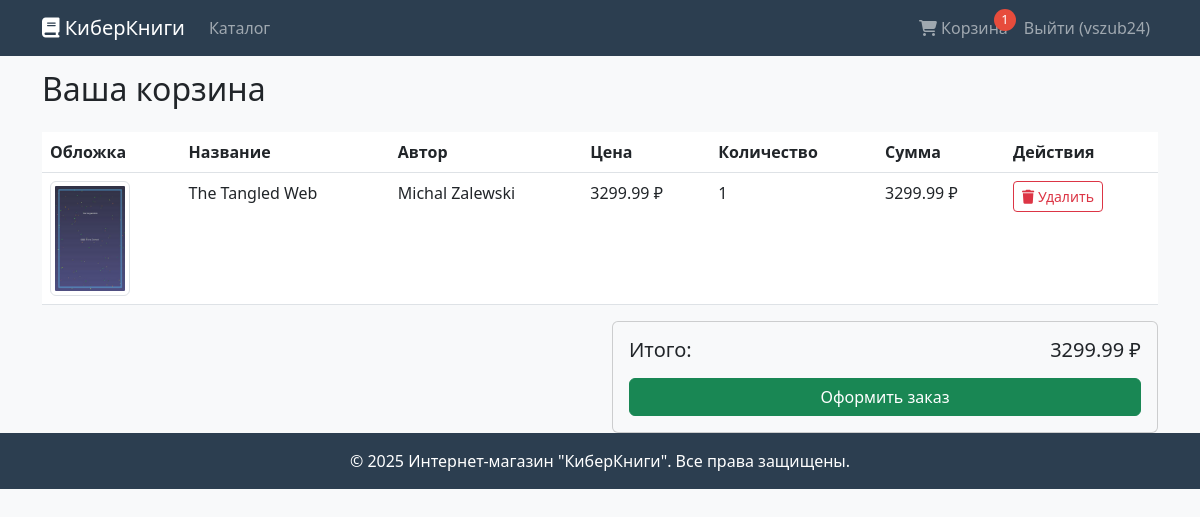
Page /cart (signed in) on the committed database.
### tables this page shows
CREATE TABLE cart (
            id INTEGER PRIMARY KEY AUTOINCREMENT,
            user_id INTEGER,
            book_id INTEGER,
            quantity INTEGER DEFAULT 1,
            FOREIGN KEY (user_id) REFERENCES users (id),
            FOREIGN KEY (book_id) REFERENCES books (id)
        );

CREATE TABLE books (
            id INTEGER PRIMARY KEY AUTOINCREMENT,
            title TEXT NOT NULL,
            author TEXT NOT NULL,
            description TEXT NOT NULL,
            price REAL NOT NULL,
            image_url TEXT NOT NULL
        );

### main.py (the view)
@app.route('/cart')
def cart():
    if 'user_id' not in session:
        flash('Пожалуйста, войдите в систему для просмотра корзины', 'warning')
        return redirect(url_for('login'))
    conn = get_db_connection()
    cart_items = conn.execute('''
        SELECT c.id as cart_id, c.quantity, b.id, b.title, b.author, b.description, b.price, b.image_url
        FROM cart c
        JOIN books b ON c.book_id = b.id
        WHERE c.user_id = ?
    ''', (session['user_id'],)).fetchall()
    cart_count = len(cart_items)
    conn.close()
    total_price = sum(item['price'] * item['quantity'] for item in cart_items)
    return render_template('cart.html', cart_items=cart_items, total_price=total_price, cart_count=cart_count)

### main.py (called while the page is built)
def get_db_connection():
    conn = sqlite3.connect(DATABASE)
    conn.row_factory = sqlite3.Row
    return conn

@app.context_processor
def inject_cart_count():
    if 'user_id' in session:
        conn = get_db_connection()
        cart_count = \
        conn.execute('SELECT COUNT(*) as count FROM cart WHERE user_id = ?', (session['user_id'],)).fetchone()['count']
        conn.close()
        return dict(cart_count=cart_count)
    return dict(cart_count=0)

### templates/cart.html (shortened to what this page needs)
{% extends "base.html" %}
{% block content %}
<h2 class="mb-4">Ваша корзина</h2>
{% if cart_items %}
    <div class="table-responsive">
        <table class="table table-hover">
            <thead>
                <tr>
                    <th>Обложка</th>
                    <th>Название</th>
                    <th>Автор</th>
                    <th>Цена</th>
                    <th>Количество</th>
                    <th>Сумма</th>
                    <th>Действия</th>
                </tr>
            </thead>
            <tbody>
                {% for item in cart_items %}
                <tr>
                    <td>
                        <img src="{{ url_for('static', filename='images/' + item.image_url) }}"
                             alt="{{ item.title }}" class="img-thumbnail" style="max-width: 80px;">
                    </td>
                    <td>{{ item.title }}</td>
                    <td>{{ item.author }}</td>
                    <td>{{ "%.2f"|format(item.price) }} ₽</td>
                    <td>{{ item.quantity }}</td>
                    <td>{{ "%.2f"|format(item.price * item.quantity) }} ₽</td>
                    <td>
                        <a href="{{ url_for('remove_from_cart', cart_id=item.cart_id) }}"
                           class="btn btn-sm btn-outline-danger"
                           onclick="return confirm('Удалить книгу из корзины?')">
                            <i class="fas fa-trash"></i> Удалить
                        </a>
                    </td>
                </tr>
                {% endfor %}
            </tbody>
        </table>
    </div>
    <div class="row">
        <div class="col-md-6 offset-md-6">
            <div class="card bg-light">
                <div class="card-body">
                    <h5 class="card-title">Итого: <span class="float-end">{{ "%.2f"|format(total_price) }} ₽</span></h5>
                    <button class="btn btn-success w-100 mt-2">Оформить заказ</button>
                </div>
            </div>
        </div>
    </div>
{% endif %}
{% endblock %}

### templates/base.html (style rules this page uses)
body { background-color: #f8f9fa; padding-top: 70px; }
.card { transition: transform 0.3s; height: 100%; }

### rows in the picture
cart: image_url (picture), title "The Tangled Web", author "Michal Zalewski", quantity "1"
books: price "3299.99", item.price*item.quantity "3299.99"

### other values in the picture
{{ cart_count }} "1"
{{ session.username }} "vszub24"
{{ "%.2f"|format(total_price) }} "3299.99"
